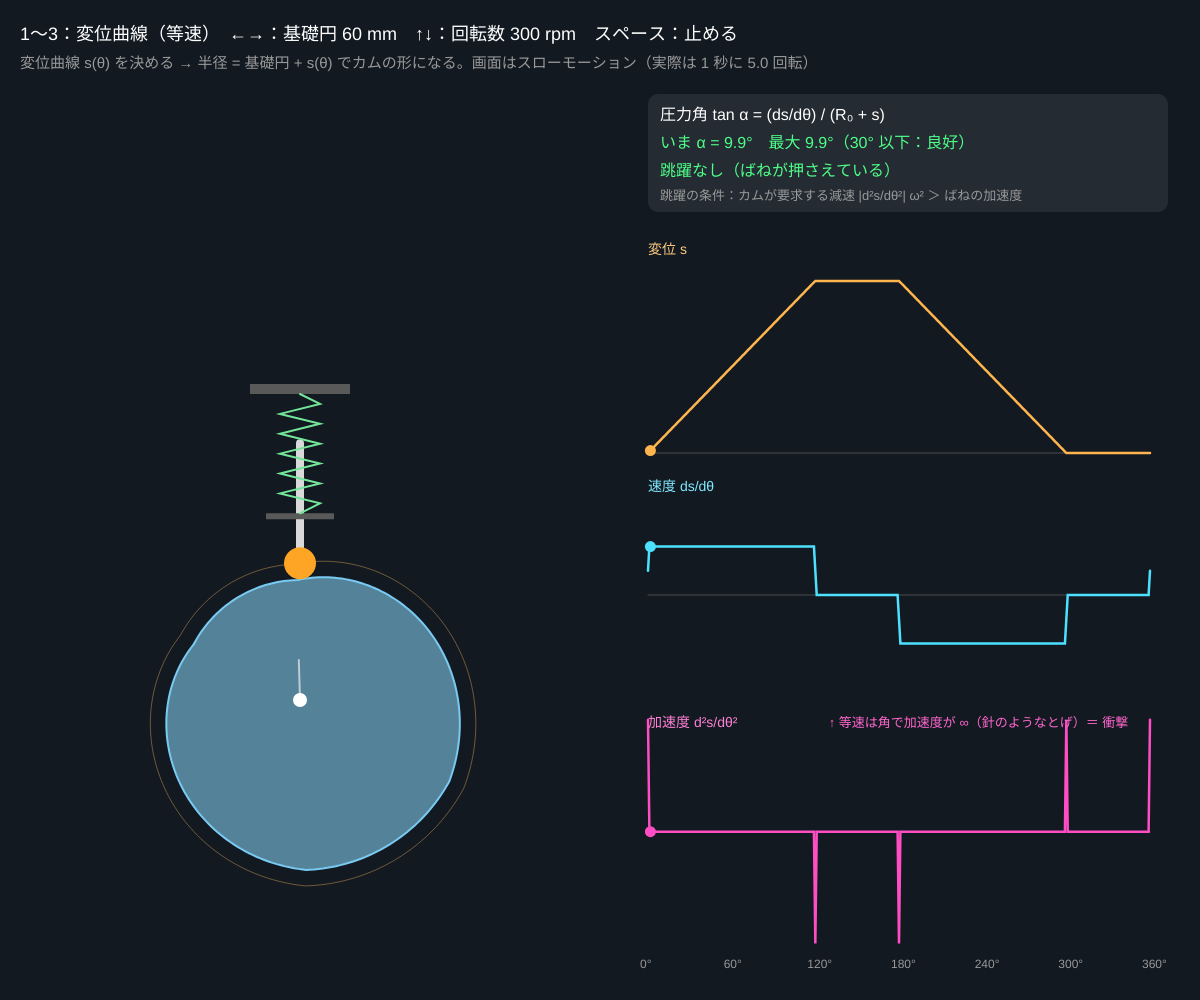
Frame 1 (no input)
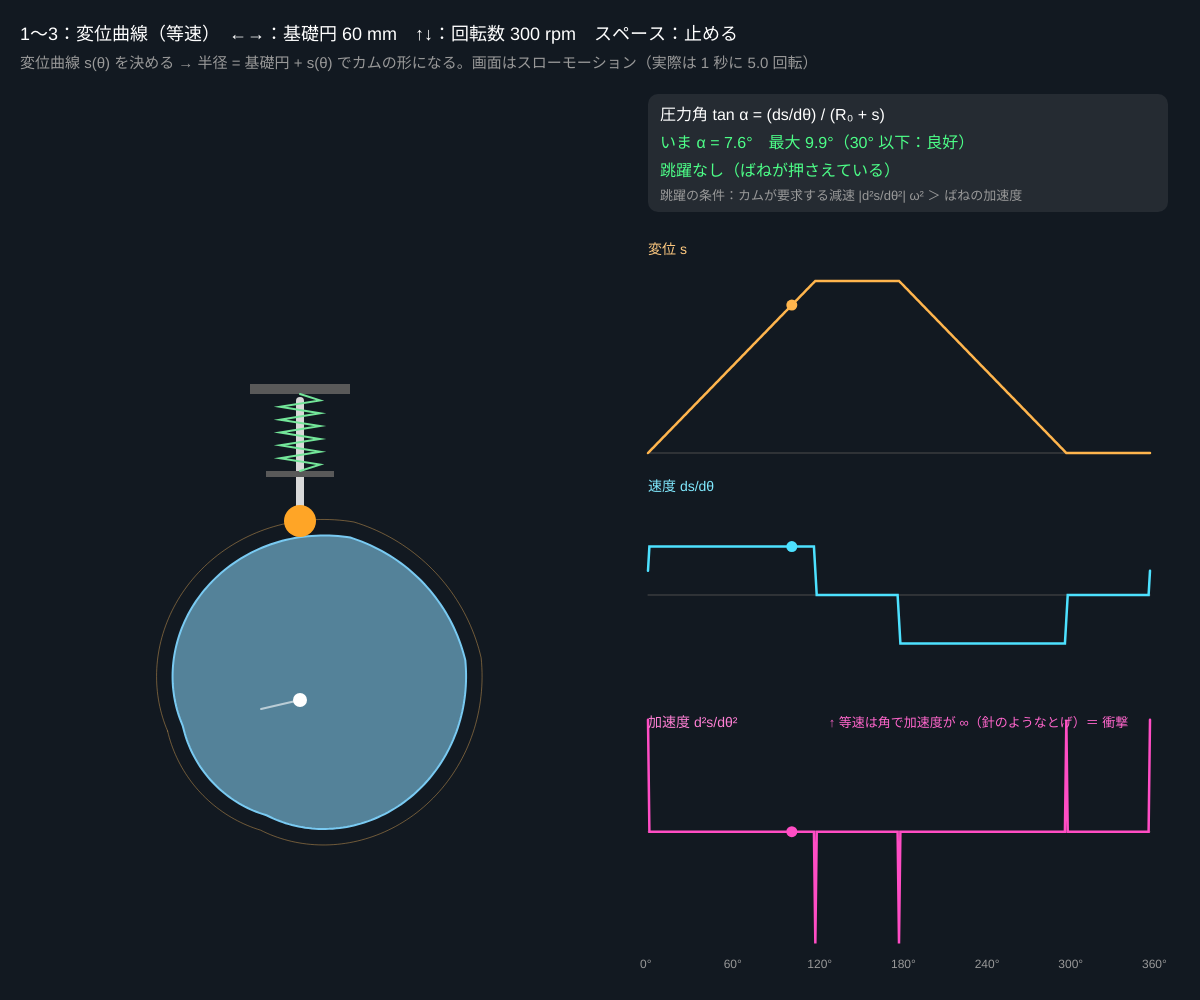
Frame 60 (no input)
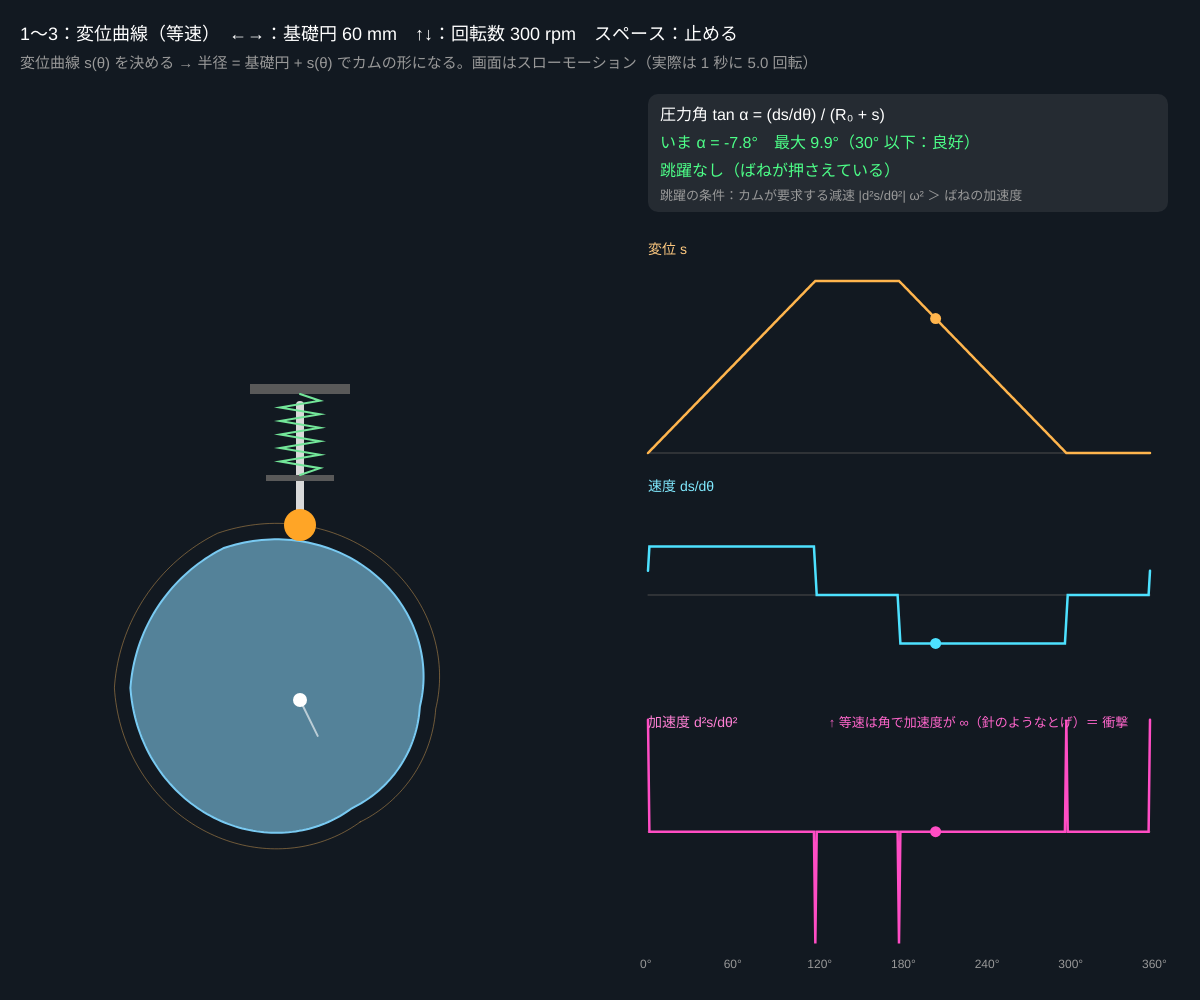
Frame 120 (the mouse pressed at the canvas centre since frame 60)

The p5.js sketch that drew these frames (run headless with seeded random() and noise() and a simulated clock; from frame 60 on, the mouse is pressed at the canvas centre):

// p5.js sketch
// ── sketch.js
// ============================================
// 02 カムと従動節
// 「どんなふうに持ち上げたいか」（変位曲線 s(θ)）を先に決め、そこからカムの輪郭を作る
// 等速は角で加速度が無限大（衝撃）、単振動は加速度が飛ぶ、サイクロイドはなめらか
// 回転が速すぎると、ばねが従動節を押さえきれずカムから離れる（跳躍・ジャンプ）
// 1〜3 = 変位曲線（等速・単振動・サイクロイド）/ ←→ = 基礎円の半径 / ↑↓ = 回転数 / スペース = 止める
// ============================================

let lawId = 1;            // 1 等速 / 2 単振動 / 3 サイクロイド
let baseR = 60;           // ★ 基礎円の半径（mm）
let liftH = 25;           // ★ リフト量 h（mm）
let rollerR = 8;          // ★ ローラーの半径（mm）
let rpm = 300;            // ★ カムの回転数
let springAcc = 300000;   // ★ ばねが従動節を押し戻す加速度（mm/s²）
let riseEnd = 120, dwellEnd = 180, fallEnd = 300;   // ★ 上昇・休止・下降の区切り（度）
let th = 0, playing = true;
let follY = 0, follV = 0, gapMax = 0, jumpTimer = 0;
const PXMM = 2;           // 1 mm を何 px で描くか

function setup() {
  createCanvas(windowWidth, windowHeight);
  colorMode(HSB, 360, 100, 100, 100);
}

// ★ 変位曲線（u = 0〜1 → 0〜1）
function law(u) {
  if (lawId === 1) return u;                                           // 等速
  if (lawId === 2) return (1 - Math.cos(Math.PI * u)) / 2;             // 単振動
  return u - Math.sin(TWO_PI * u) / TWO_PI;                            // サイクロイド
}
// カム角 θ（ラジアン）→ リフト s（mm）
function camLift(t) {
  let d = ((((t * 180) / Math.PI) % 360) + 360) % 360;
  if (d < riseEnd) return liftH * law(d / riseEnd);
  if (d < dwellEnd) return liftH;
  if (d < fallEnd) return liftH * (1 - law((d - dwellEnd) / (fallEnd - dwellEnd)));
  return 0;
}
function camD1(t) { return (camLift(t + 1e-3) - camLift(t - 1e-3)) / 2e-3; }            // ds/dθ
function camD2(t) { return (camLift(t + 2e-3) - 2 * camLift(t) + camLift(t - 2e-3)) / 4e-6; }  // d²s/dθ²

function draw() {
  background(212, 45, 13);
  let omega = (rpm * TWO_PI) / 60;
  // ---- 従動節の運動（スローモーションで積分）：カムに触れていなければ、ばねの加速度で落ちる
  if (playing) {
    let n = 20, dth = 0.03 / n, dt = dth / omega;
    for (let i = 0; i < n; i++) {
      th += dth;
      follV -= springAcc * dt;
      follY += follV * dt;
      let s = camLift(th);
      if (follY <= s) { follY = s; follV = camD1(th) * omega; }
      gapMax = Math.max(gapMax, follY - s);
    }
    if (th > TWO_PI) { th -= TWO_PI; if (gapMax > 0.05) jumpTimer = 90; gapMax = 0; }
  }
  if (jumpTimer > 0) jumpTimer--;
  let gap = follY - camLift(th);

  // ---- カムの輪郭：ピッチ曲線（ローラー中心の通り道）を内側へローラー半径ぶんオフセット
  let ccx = width * 0.25, ccy = height * 0.7;
  let pitch = [];
  for (let i = 0; i < 240; i++) {
    let p = (i / 240) * TWO_PI, r = (baseR + rollerR + camLift(p)) * PXMM;
    let a = -HALF_PI + p - th;                       // カム角 p の点は、いま画面のこの向きにある
    pitch.push({ x: r * Math.cos(a), y: r * Math.sin(a) });
  }
  let prof = [];
  for (let i = 0; i < 240; i++) {
    let a = pitch[(i + 239) % 240], b = pitch[(i + 1) % 240];
    let tx = b.x - a.x, ty = b.y - a.y, tl = Math.hypot(tx, ty) || 1;
    prof.push({ x: pitch[i].x - (ty / tl) * rollerR * PXMM, y: pitch[i].y + (tx / tl) * rollerR * PXMM });
  }
  push();
  translate(ccx, ccy);
  noFill(); stroke(0, 0, 45, 60); strokeWeight(1);
  circle(0, 0, baseR * 2 * PXMM);                     // 基礎円
  stroke(35, 60, 80, 50);
  beginShape(); for (let p of pitch) vertex(p.x, p.y); endShape(CLOSE);   // ピッチ曲線
  fill(200, 45, 60); stroke(200, 50, 95); strokeWeight(2);
  beginShape(); for (let p of prof) vertex(p.x, p.y); endShape(CLOSE);    // カム
  stroke(0, 0, 100, 60);
  line(0, 0, 40 * Math.cos(-HALF_PI - th), 40 * Math.sin(-HALF_PI - th));  // 回転の目印
  noStroke(); fill(0, 0, 100); circle(0, 0, 14);
  // 従動節（ローラー + 棒 + ばね）
  let ry = -(baseR + rollerR + follY) * PXMM;
  stroke(0, 0, 85); strokeWeight(8); line(0, ry, 0, ry - 120);
  noStroke(); fill(gap > 0.05 ? 0 : 35, 85, 100); circle(0, ry, rollerR * 2 * PXMM);
  let topY = -(baseR + rollerR + liftH) * PXMM - 120;
  fill(0, 0, 35); rect(-50, topY - 10, 100, 10);       // ばね受け
  rect(-34, ry - 50, 68, 6);                           // 従動節のつば
  stroke(140, 50, 90); strokeWeight(2); noFill();
  beginShape();
  for (let i = 0; i <= 12; i++) vertex(i === 0 || i === 12 ? 0 : (i % 2 ? 20 : -20), lerp(topY, ry - 50, i / 12));
  endShape();
  pop();

  // ---- 圧力角 α：tan α = (ds/dθ) / (基礎円 + ローラー + s)
  let alphaNow = Math.atan(camD1(th) / (baseR + rollerR + camLift(th)));
  let alphaMax = 0;
  for (let i = 0; i < 360; i++) { let t = (i / 360) * TWO_PI; alphaMax = Math.max(alphaMax, Math.abs(Math.atan(camD1(t) / (baseR + rollerR + camLift(t))))); }
  let aDeg = (alphaMax * 180) / Math.PI;

  // ---- グラフ（変位・速度・加速度）
  let gx = width * 0.54, gw = width - gx - 50, gy = 240, gh = (height - gy - 50) / 3;
  let peakV = liftH / ((riseEnd * Math.PI) / 180) * 2.2, peakA = liftH / Math.pow((riseEnd * Math.PI) / 180, 2) * 7;
  let rows = [
    { name: '変位 s', hue: 35, f: camLift, peak: liftH * 1.1, base: 0.9 },
    { name: '速度 ds/dθ', hue: 190, f: camD1, peak: peakV, base: 0.5 },
    { name: '加速度 d²s/dθ²', hue: 320, f: camD2, peak: peakA, base: 0.5 },
  ];
  let thNow = ((th % TWO_PI) + TWO_PI) % TWO_PI;
  for (let i = 0; i < 3; i++) {
    let r = rows[i], y0 = gy + gh * i + gh * r.base, amp = gh * (r.base > 0.6 ? 0.8 : 0.45);
    stroke(0, 0, 30); strokeWeight(1); line(gx, y0, gx + gw, y0);
    noFill(); stroke(r.hue, 70, 100); strokeWeight(2.5);
    beginShape();
    for (let k = 0; k <= 360; k++) vertex(gx + (k / 360) * gw, y0 - constrain(r.f((k / 360) * TWO_PI) / r.peak, -1.05, 1.05) * amp);
    endShape();
    noStroke(); fill(r.hue, 70, 100);
    circle(gx + (thNow / TWO_PI) * gw, y0 - constrain(r.f(thNow) / r.peak, -1.05, 1.05) * amp, 11);
    fill(r.hue, 50, 100); textSize(14); text(r.name, gx, gy + gh * i + 14);
  }
  if (lawId === 1) { fill(320, 60, 100); textSize(13); text('↑ 等速は角で加速度が ∞（針のようなとげ）＝ 衝撃', gx + gw * 0.36, gy + gh * 2 + 14); }
  noStroke(); fill(0, 0, 60); textSize(12);
  for (let d = 0; d <= 360; d += 60) text(d + '°', gx + (d / 360) * gw - 8, gy + gh * 3 + 18);

  // ---- 文字
  noStroke(); fill(0, 0, 100); textSize(18);
  text('1〜3：変位曲線（' + ['等速', '単振動', 'サイクロイド'][lawId - 1] + '）　←→：基礎円 ' + baseR + ' mm　↑↓：回転数 ' + rpm + ' rpm　スペース：' + (playing ? '止める' : '動かす'), 20, 40);
  fill(0, 0, 60); textSize(15);
  text('変位曲線 s(θ) を決める → 半径 = 基礎円 + s(θ) でカムの形になる。画面はスローモーション（実際は 1 秒に ' + nf(rpm / 60, 1, 1) + ' 回転）', 20, 68);
  let ix = width * 0.54 + 12, iy = 120;
  fill(0, 0, 100, 8); rect(ix - 12, iy - 26, 520, 118, 10);
  fill(0, 0, 100); textSize(16);
  text('圧力角 tan α = (ds/dθ) / (R₀ + s)', ix, iy);
  fill(aDeg > 30 ? 0 : 140, 70, 100);
  text('いま α = ' + nf((alphaNow * 180) / Math.PI, 1, 1) + '°　最大 ' + nf(aDeg, 1, 1) + '°' + (aDeg > 30 ? '（30° 超：こじれる）' : '（30° 以下：良好）'), ix, iy + 28);
  fill(jumpTimer > 0 || gap > 0.05 ? 0 : 140, 70, 100);
  text(jumpTimer > 0 || gap > 0.05 ? '跳躍あり！ 従動節がカムから離れた（すき間 ' + nf(Math.max(gap, 0), 1, 2) + ' mm）' : '跳躍なし（ばねが押さえている）', ix, iy + 56);
  fill(0, 0, 60); textSize(13);
  text('跳躍の条件：カムが要求する減速 |d²s/dθ²| ω² ＞ ばねの加速度', ix, iy + 80);
}

function keyPressed() {
  if (key === '1' || key === '2' || key === '3') lawId = Number(key);
  if (key === LEFT_ARROW) baseR = constrain(baseR - 5, 20, 80);
  if (key === RIGHT_ARROW) baseR = constrain(baseR + 5, 20, 80);
  if (key === UP_ARROW) rpm = constrain(rpm + 100, 100, 3000);
  if (key === DOWN_ARROW) rpm = constrain(rpm - 100, 100, 3000);
  if (key === ' ') playing = !playing;
}

// ---------- やってみよう ----------
// 1. 1 → 2 → 3 と切り替えて加速度のグラフを比べよう。とげ（∞）→ 段差 → なめらか
// 2. ↑ で回転数を上げていく。単振動（2）とサイクロイド（3）で、跳躍が始まる回転数はそれぞれいくつ？
// 3. ← で基礎円を小さくすると圧力角が大きくなる。30° を超えない最小の基礎円を探そう（小さいカム ⇄ 小さい圧力角）
// 4. riseEnd を 60 にすると（急に持ち上げる）、圧力角と跳躍はどうなる？
// 5. law() に「5 次多項式 10u³ − 15u⁴ + 6u⁵」を 4 番目として足し、加速度の最大値をサイクロイドと比べよう
